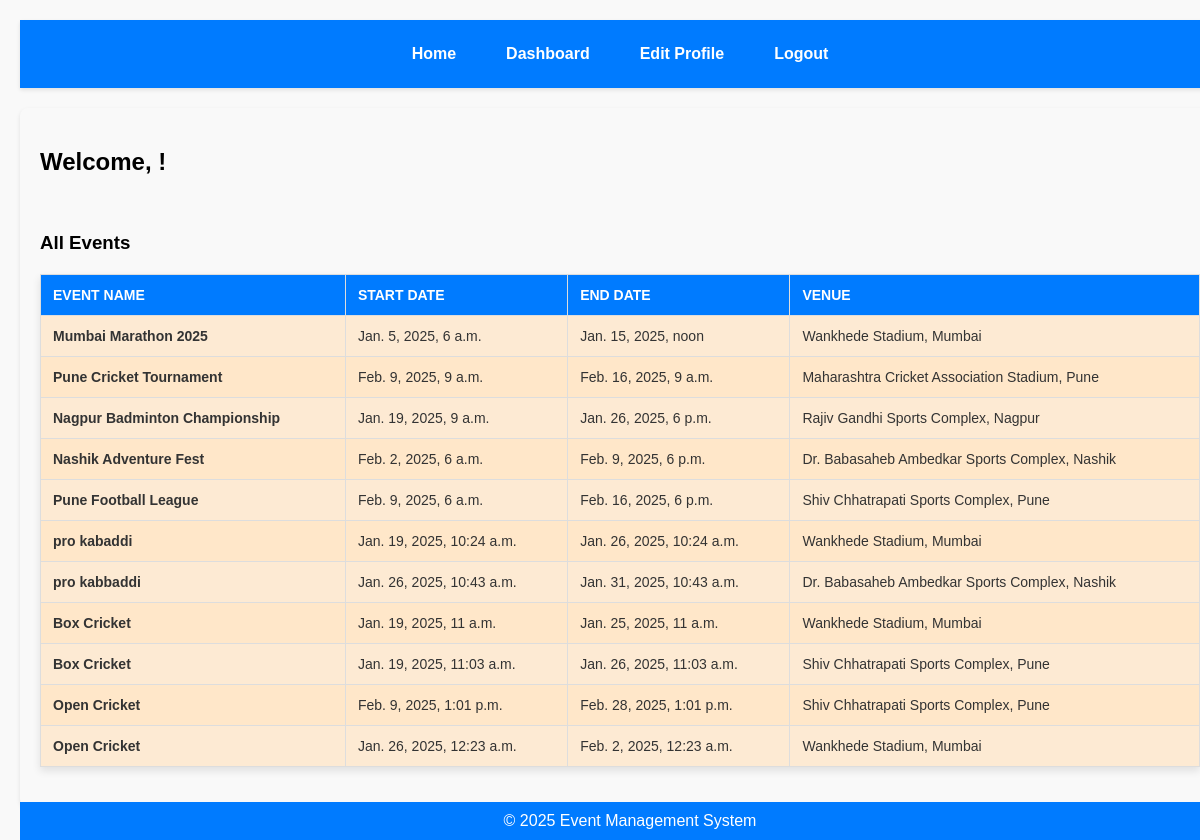
The app's page /events/dashboard/event-organizer/ with its own data.
### events/models.py (models this page shows, shortened)
class Event(models.Model):
    name = models.CharField(max_length=200)
    description = models.TextField()
    start_date = models.DateTimeField()
    end_date = models.DateTimeField()
    venue = models.ForeignKey(Venue, on_delete=models.CASCADE)
    organizer = models.ForeignKey(Organizer, on_delete=models.CASCADE,related_name='events')
    registration_fee = models.DecimalField(max_digits=10, decimal_places=2, default=0.0)
    ticket_price = models.DecimalField(max_digits=10, decimal_places=2, default=0.0)
    is_active = models.BooleanField(default=True)
    def __str__(self):
        return self.name

class Venue(models.Model):
    name = models.CharField(max_length=255)
    address = models.TextField()
    capacity = models.PositiveIntegerField()
    def __str__(self):
        return self.name

### events/views.py (the view)
# urls.py: path('dashboard/event-organizer/', views.event_organizer_dashboard, name='event_organizer_dashboard'),
def event_organizer_dashboard(request):
    events = Event.objects.all()
    print(events)
    return render(request, 'dashboard/event_organizer_dashboard.html', {
        'title': 'Event Organizer Dashboard','events' : events
    })

### events/templates/dashboard/event_organizer_dashboard.html (shortened to what this page needs)
{% extends 'base.html' %}
{% block content %}
<h2><span class="highlighted-text">Welcome, {{ user.first_name }}!</span></h2><br><br><br>
<h3>All Events</h3>
<table>
    <thead>
        <tr>
            <th>Event Name</th>
            <th>Start Date</th>
            <th>End Date</th>
            <th>Venue</th>
        </tr>
    </thead>
    <tbody>
        {% for event in events %}
        <tr>
            <td>{{ event.name }}</td>
            <td>{{ event.start_date }}</td>
            <td>{{ event.end_date }}</td>
            <td>{{ event.venue }}</td>
        </tr>
        {% empty %}
        <tr>
            <td colspan="4">No events available.</td>
        </tr>
        {% endfor %}
    </tbody>
</table>
{% endblock %}

### events/templates/base.html (style rules this page uses)
body { font-family: Arial, sans-serif; margin: 0; padding: 0; background-color: #f4f4f9; color: #333; }

### events/templates/dashboard/event_organizer_dashboard.html (style rules this page uses)
body { font-family: Arial, sans-serif; background-color: #f9f9f9; margin: 20px; background-image: url("https://i.pinimg.com/736x/72/75/2f/72752f5719a50f923ecc500d8138d343.jpg"); background-size: cover; background-position: center; background-repeat: no-repeat; height: 100vh; width: 100%; overflow: auto; background-attachment: fixed; }
h2, h3 { color: black; }
h2 { text-align: center; margin-bottom: 20px; text-rendering: auto; text-shadow: #333; display: inline-block; }
h3 { margin-top: 20px; color: black; border-radius: 5px; display: inline; }
table { width: 100%; border-collapse: collapse; margin: 20px 0; background-color: rgba(255, 228, 196, 0.7); box-shadow: 0px 4px 8px rgba(0, 0, 0, 0.1); }
table th, table td { border: 1px solid #ddd; padding: 12px; text-align: left; }
table th { background-color: #007bff; color: white; text-transform: uppercase; font-size: 14px; }
table tr:nth-child(even) { background-color: rgba(255, 228, 196, 0.7); }
table td { font-size: 14px; color: #333; }
table td:first-child { font-weight: bold; }

### records on screen
Event: name "Mumbai Marathon 2025", start_date "Jan. 5, 2025, 6 a.m.", end_date "Jan. 15, 2025, noon", venue "Wankhede Stadium, Mumbai"
Event: name "Pune Cricket Tournament", start_date "Feb. 9, 2025, 9 a.m.", end_date "Feb. 16, 2025, 9 a.m.", venue "Maharashtra Cricket Association Stadium, Pune"
Event: name "Nagpur Badminton Championship", start_date "Jan. 19, 2025, 9 a.m.", end_date "Jan. 26, 2025, 6 p.m.", venue "Rajiv Gandhi Sports Complex, Nagpur"
Event: name "Nashik Adventure Fest", start_date "Feb. 2, 2025, 6 a.m.", end_date "Feb. 9, 2025, 6 p.m.", venue "Dr. Babasaheb Ambedkar Sports Complex, Nashik"
Event: name "Pune Football League", start_date "Feb. 9, 2025, 6 a.m.", end_date "Feb. 16, 2025, 6 p.m.", venue "Shiv Chhatrapati Sports Complex, Pune"
Event: name "pro kabaddi", start_date "Jan. 19, 2025, 10:24 a.m.", end_date "Jan. 26, 2025, 10:24 a.m.", venue "Wankhede Stadium, Mumbai"
Event: name "pro kabbaddi", start_date "Jan. 26, 2025, 10:43 a.m.", end_date "Jan. 31, 2025, 10:43 a.m.", venue "Dr. Babasaheb Ambedkar Sports Complex, Nashik"
Event: name "Box Cricket", start_date "Jan. 19, 2025, 11 a.m.", end_date "Jan. 25, 2025, 11 a.m.", venue "Wankhede Stadium, Mumbai"
Event: name "Box Cricket", start_date "Jan. 19, 2025, 11:03 a.m.", end_date "Jan. 26, 2025, 11:03 a.m.", venue "Shiv Chhatrapati Sports Complex, Pune"
Event: name "Open Cricket", start_date "Feb. 9, 2025, 1:01 p.m.", end_date "Feb. 28, 2025, 1:01 p.m.", venue "Shiv Chhatrapati Sports Complex, Pune"
Event: name "Open Cricket", start_date "Jan. 26, 2025, 12:23 a.m.", end_date "Feb. 2, 2025, 12:23 a.m.", venue "Wankhede Stadium, Mumbai"
